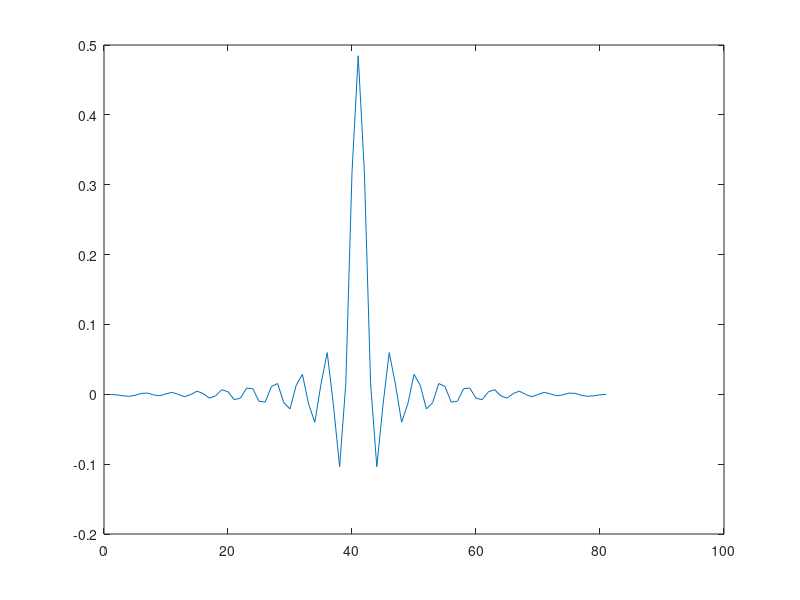
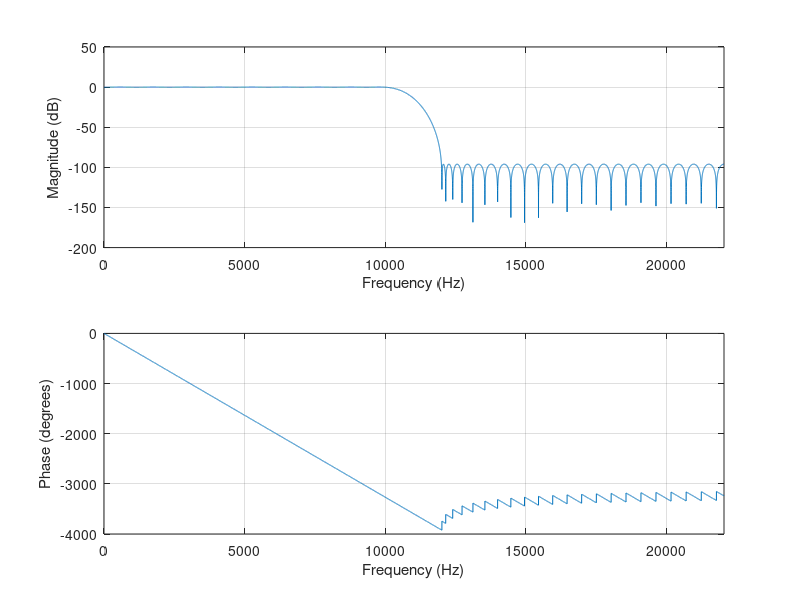

Write the MATLAB code that produced these figures, in order. (Note: this script raises an error after producing the figures.)
function h=design_task_2

%interpolation filter
Fp1 = 22050; % input sampling rate
Fp2 = 44100; % output sampling rate
L = 2; % interpolation ratio (Fp2/Fp1)

% passband ripples +/-0.1 dB, out of band attenuation -96dB
dp = 10.^(0.1/20)-1;
ds = 10.^(-96/20);

% transition band 10-12kHz, filter works at rate equal to Fp2
c = firpmord( [10000 12000], [1 0], [dp ds], Fp2, 'cell');
h = firpm(c{:});
N= length(h)

figure(1)
plot(h)
% pause

figure(2)
freqz(h,1, 8*2048, L*Fp1)

% writing filter coefficients to file
dane.h  = L*h;
dane.Fp = Fp1;
save_filter_coef('ex1_task2', dane);

